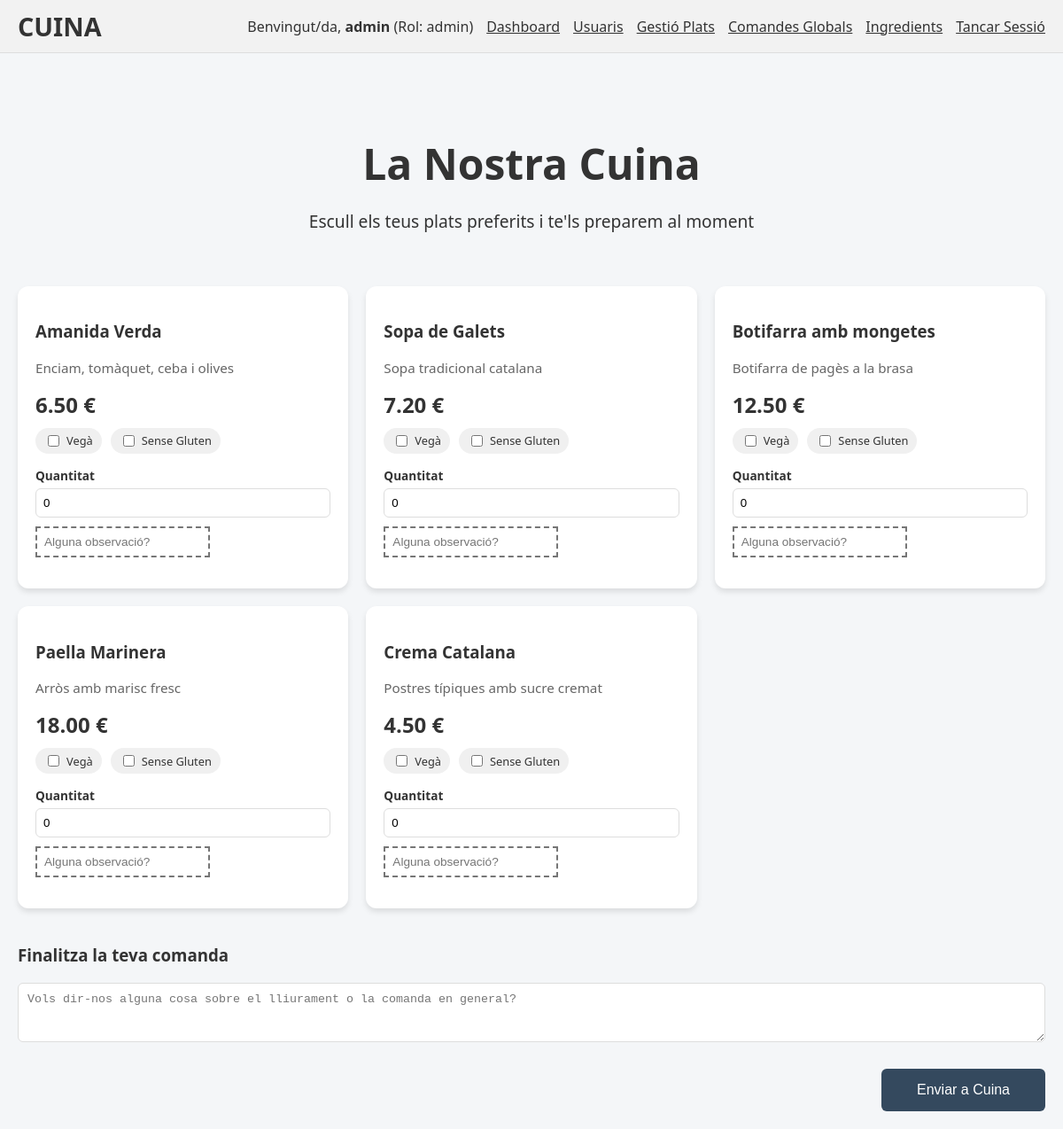
Page /public/menjar.php (signed in) on the committed database.
### tables this page shows
CREATE TABLE `plats` (
  `id` INT AUTO_INCREMENT PRIMARY KEY,
  `categoria_id` INT NOT NULL,
  `nom` VARCHAR(160) NOT NULL,
  `descripcio` TEXT,
  `preu` DECIMAL(10,2) NOT NULL,
  `imatge_url` VARCHAR(255),
  `disponible` BOOLEAN DEFAULT TRUE,
  FOREIGN KEY (`categoria_id`) REFERENCES `categories`(`id`)
);

### public/menjar.php (called while the page is built, shortened)
<?php
require_once __DIR__ . '/../src/database.php';
$plats = $dbConnection->query("SELECT * FROM plats WHERE disponible = 1")->fetch_all(MYSQLI_ASSOC);
require_once __DIR__ . '/../views/menjar.view.php';
?>

### views/menjar.view.php (the view, shortened to what this page needs)
<!DOCTYPE html>
<html lang="ca">
<head>
    <link rel="stylesheet" href="css/styles.css">
</head>
<body>
    <?php require_once __DIR__ . '/partials/header.php'; ?>
    <div class="container">
        <header style="background: none; box-shadow: none; padding: 40px 0; text-align: center; flex-direction: column;">
            <h1 style="font-size: 3rem; margin-bottom: 10px;">La Nostra Cuina</h1>
            <p style="color: var(--grey); font-size: 1.2rem;">Escull els teus plats preferits i te'ls preparem al moment</p>
        </header>
        <form action="menjar.php" method="POST">
            <div class="menu-grid">
                <?php foreach ($plats as $plat): ?>
                    <div class="menu-item">
                        <div class="menu-content">
                            <h3><?php echo htmlspecialchars($plat['nom']); ?></h3>
                            <p style="color: #666; font-size: 0.95rem; margin-bottom: 15px;">
                                <?php echo htmlspecialchars($plat['descripcio']); ?>
                            </p>
                            <div class="price"><?php echo number_format($plat['preu'], 2); ?> €</div>
                            <div class="dietary-tags">
                                <label class="badge badge-vega">
                                    <input type="checkbox" name="items[<?php echo $plat['id']; ?>][vega]"> Vegà
                                </label>
                                <label class="badge badge-gluten">
                                    <input type="checkbox" name="items[<?php echo $plat['id']; ?>][sense_gluten]"> Sense Gluten
                                </label>
                            </div>
                            <div class="form-group" style="margin-bottom: 10px;">
                                <label style="font-size: 0.85rem;">Quantitat</label>
                                <input type="number" name="items[<?php echo $plat['id']; ?>][quantitat]" value="0" min="0" max="10" style="padding: 8px;">
                            </div>
                            <input type="text" name="items[<?php echo $plat['id']; ?>][comentaris]"
                                   placeholder="Alguna observació?"
                                   class="form-group" style="padding: 8px; font-size: 0.85rem; border-style: dashed;">
                        </div>
                    </div>
                <?php endforeach; ?>
            </div>
            <div class="card" style="margin-top: 40px; border-left: 5px solid var(--secondary);">
                <h3 style="margin-top: 0;">Finalitza la teva comanda</h3>
                <div class="form-group">
                    <textarea name="notes_generals" placeholder="Vols dir-nos alguna cosa sobre el lliurament o la comanda en general?" rows="3"></textarea>
                </div>
                <div style="text-align: right;">
                    <button type="submit" name="realitzar_comanda" class="btn-primary" style="width: auto; padding: 15px 40px;">Enviar a Cuina</button>
                </div>
            </div>
        </form>
    </div>
</body>
</html>

### public/css/styles.css (style rules this page uses)
:root { --color-pendent: #e74c3c; --color-preparacio: #e67e22; --color-llest: #3498db; --color-entregat: #27ae60; --bg-body: #f4f6f8; --text-main: #333; --card-bg: #fff; --shadow: 0 4px 6px rgba(0,0,0,0.1); }
body { margin: 0; font-family: 'Segoe UI', sans-serif; background: var(--bg-body); color: var(--text-main); display: flex; flex-direction: column; min-height: 100vh; }
.container { max-width: 1200px; margin: 0 auto; padding: 20px; width: 100%; box-sizing: border-box; }
header { flex-wrap: wrap; gap: 10px; }
.form-group { margin-bottom: 15px; }
.form-group label { display: block; margin-bottom: 5px; font-weight: 600; }
.form-group input, .form-group textarea { width: 100%; padding: 10px; border: 1px solid #ddd; border-radius: 6px; box-sizing: border-box; }
button, .btn { width: 100%; padding: 12px; background: #34495e; color: white; border: none; border-radius: 6px; font-size: 16px; cursor: pointer; margin-top: 10px; text-align: center; text-decoration: none; display: inline-block; box-sizing: border-box; }
.menu-grid { display: grid; grid-template-columns: repeat(auto-fill, minmax(300px, 1fr)); gap: 20px; }
.menu-item { background: white; border-radius: 12px; box-shadow: var(--shadow); padding: 20px; display: flex; flex-direction: column; justify-content: space-between; transition: transform 0.2s; }
.price { font-size: 1.5rem; font-weight: bold; color: var(--text-main); margin: 10px 0; }
.dietary-tags { display: flex; gap: 10px; margin-bottom: 15px; }
.badge { background: #f0f0f0; padding: 5px 10px; border-radius: 20px; font-size: 0.8rem; cursor: pointer; display: flex; align-items: center; gap: 5px; }

### rows in the picture
plats: nom "Amanida Verda", descripcio "Enciam, tomàquet, ceba i olives", preu "6.50"
plats: nom "Sopa de Galets", descripcio "Sopa tradicional catalana", preu "7.20"
plats: nom "Botifarra amb mongetes", descripcio "Botifarra de pagès a la brasa", preu "12.50"
plats: nom "Paella Marinera", descripcio "Arròs amb marisc fresc", preu "18.00"
plats: nom "Crema Catalana", descripcio "Postres típiques amb sucre cremat", preu "4.50"

### other values in the picture
$_SESSION['username'] "admin"
$_SESSION['rol'] "admin"
